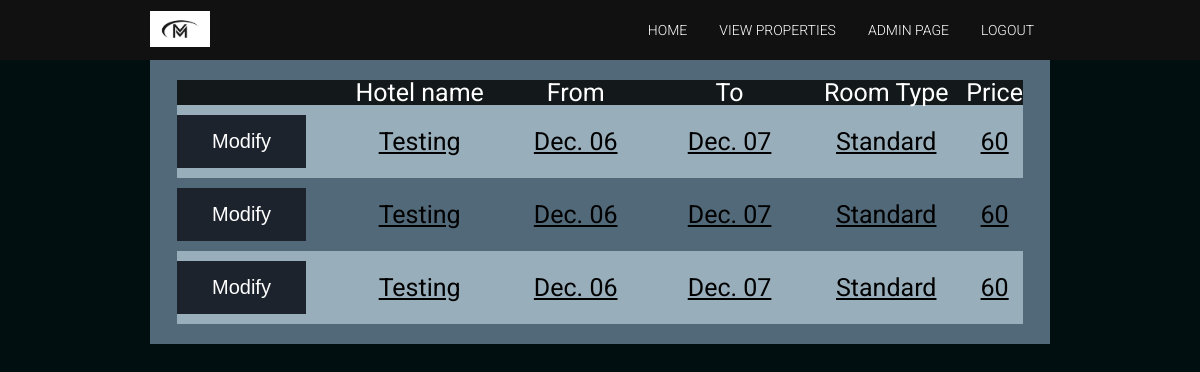
The app's page /userReservations.php?userid=12 (signed in) with its own data.
### tables this page shows
CREATE TABLE `reservations` (
  `resId` int(11) NOT NULL,
  `usersId` int(100) NOT NULL,
  `hotelName` varchar(100) NOT NULL,
  `roomType` varchar(100) NOT NULL,
  `uName` varchar(100) NOT NULL,
  `phoneNum` varchar(100) NOT NULL,
  `email` varchar(100) NOT NULL,
  `fromDate` date NOT NULL,
  `toDate` date NOT NULL,
  `totalPrice` double NOT NULL
);

### userReservations.php (the view, shortened to what this page needs)
<?php
    include_once 'header.php';
    include_once "includes/dbh.inc.php";
?>
<div class="wrapper">
<section class="signup-form">
    <?php
    if(isset($_POST["sessionID"]))
    {
        $userID = $_POST["sessionID"];
        showReserves($conn, $userID);
    }
    else if(isset($_GET["userid"]))
    {
        $userID = $_GET["userid"];
        showReserves($conn, $userID);
    }
    ?>
<?php
function showReserves($conn, $userID)
{
    $sql = "SELECT * FROM reservations WHERE usersId = ?";
    $stmt = mysqli_stmt_init($conn);
    if (!mysqli_stmt_prepare($stmt, $sql)) {
        header("location: userReservations.php?error=stmtfailed");
        exit();
    }
    mysqli_stmt_bind_param($stmt, "s", $userID);
    mysqli_stmt_execute($stmt);
    $result = mysqli_stmt_get_result($stmt);
    echo "<table><tr><th></th><th>Hotel name</th><th>From</th><th>To</th><th>Room Type</th><th>Price</th></tr>";
    if($result-> num_rows > 0)
    {
        while($row = mysqli_fetch_assoc($result))
        {
            echo "<tr><td><form action=modifyReservation.php method=post><input type=hidden id=resId name=resId value=" . $row["resId"] . "><button type=submit class=button name=reserveStart>Modify</button></form>" . "</td><td><u>" . $row["hotelName"] . "</u></td><td><u>" . date("M. d", strtotime($row["fromDate"])) . "</u></td><td><u>" . date("M. d", strtotime($row["toDate"])) . "</u></td><td><u>" . $row["roomType"] ."</u></td><td><u>" . $row["totalPrice"] ."</u></td><td>";
        }
    }
    else
    {
        echo "<p>You currently have 0 reservations</p>";
    }
    echo "</table>";
}
    include_once 'footer.php';
?>

### css/style.css (style rules this page uses)
body { background-color: rgb(1, 15, 17); }
.wrapper { width: 900px; margin: 0 auto; }
table { border-collapse: collapse; width: 100%; color: black; font-size: 25px; font-family: 'Roboto', sans-serif; text-align: center; vertical-align: middle; }
th { font-family: 'Roboto', sans-serif; background-color: rgb(19, 25, 27); color: white; width: 20%; }
td { text-align: center; width: 20%; vertical-align: middle; }
tr:nth-child(even) { background-color: rgb(152, 174, 187) }
section { background-color: rgb(81, 105, 121); width: 94%; padding: 20px 3%; width: auto; height: auto; }
.signup-form form { width: 30%; text-align: center; }
.signup-form form button { display: block; padding: 15px 35px; margin: 10px auto; cursor: pointer; }
.button { background-color: #1c232c; border: none; margin-top: 10px; margin-bottom: 10px; justify-content: normal; color: white; padding: 15px 40px; text-decoration: none; font-size: 20px; text-align: center; vertical-align: middle; }

### records on screen
reservations: hotelName "Testing", fromDate "Dec. 06", toDate "Dec. 07", roomType "Standard", totalPrice "60"
reservations: hotelName "Testing", fromDate "Dec. 06", toDate "Dec. 07", roomType "Standard", totalPrice "60"
reservations: hotelName "Testing", fromDate "Dec. 06", toDate "Dec. 07", roomType "Standard", totalPrice "60"
